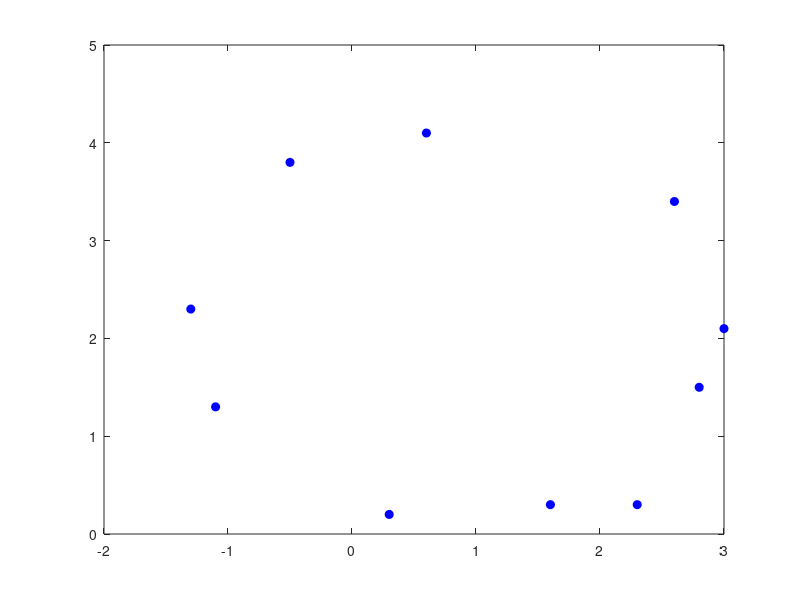

Source code (MATLAB):
% Lecture 04. Example 5.
% Coordinate Metrology
% Sensing machines are used to record the coordinates of points on the
% perimeter of the manufactured products. Determine how close the points
% are to being circular, we can fit a least squares circle to the data and
% check how close the measured points are to the circle. 

% Measured Data
xi = transpose([3 2.6 0.6 -0.5 -1.3 -1.1 0.3 1.6 2.3 2.8]);
yi = transpose([2.1 3.4 4.1 3.8 2.3 1.3 0.2 0.3 0.3 1.5]);

% equation to fit (x-c1)^2+(y-c2)^2 = r^2
% ...
% 
A = [2*xi 2*yi ones(size(xi))];
B = [xi.^2+yi.^2];
Cpars = (transpose(A)*A)\(transpose(A)*B);

% center of fitted circle : (c1, c2) 
% radius : r = sqrt(c3+c1^2+c2^2)
c1 = Cpars(1);
c2 = Cpars(2);
c3 = Cpars(3);
r = sqrt(c3+c1.^2+c2.^2);

% Plotting the results
figure;
  plot(xi,yi,'bo','MarkerFaceColor','b');
  hold on;
  % plot()